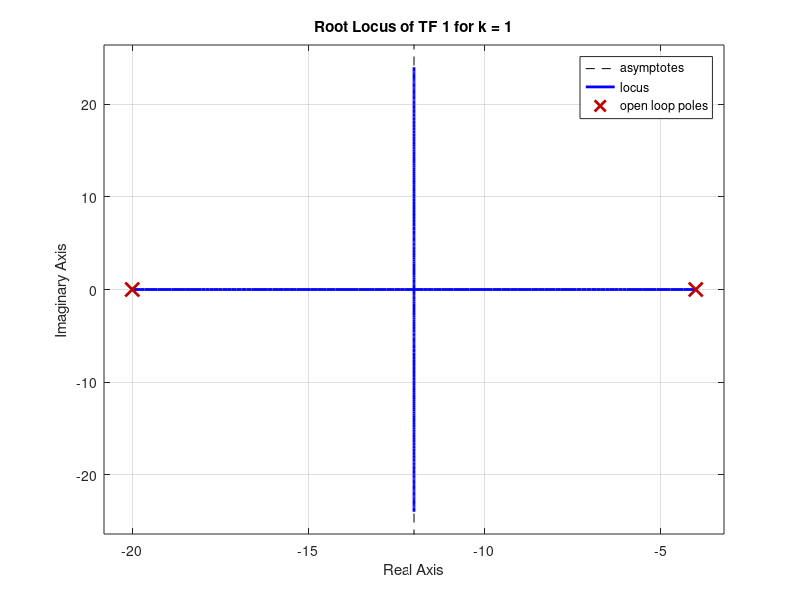
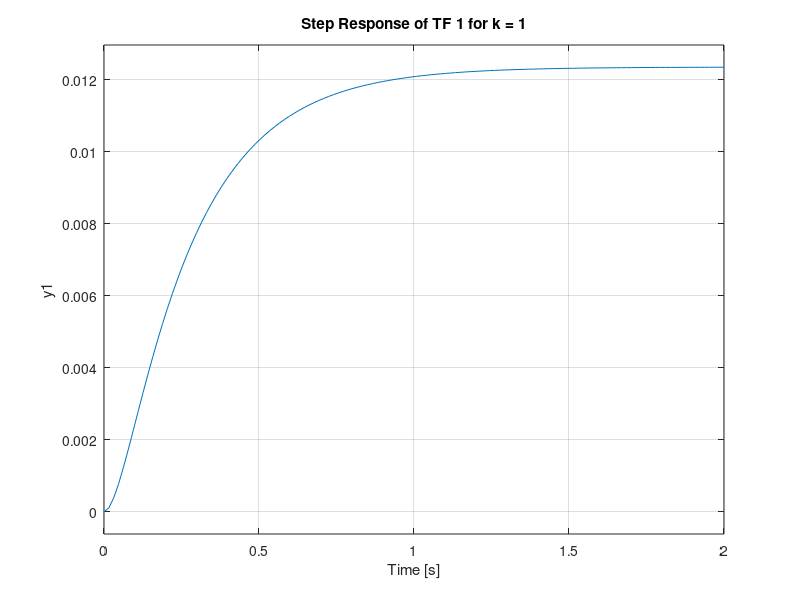
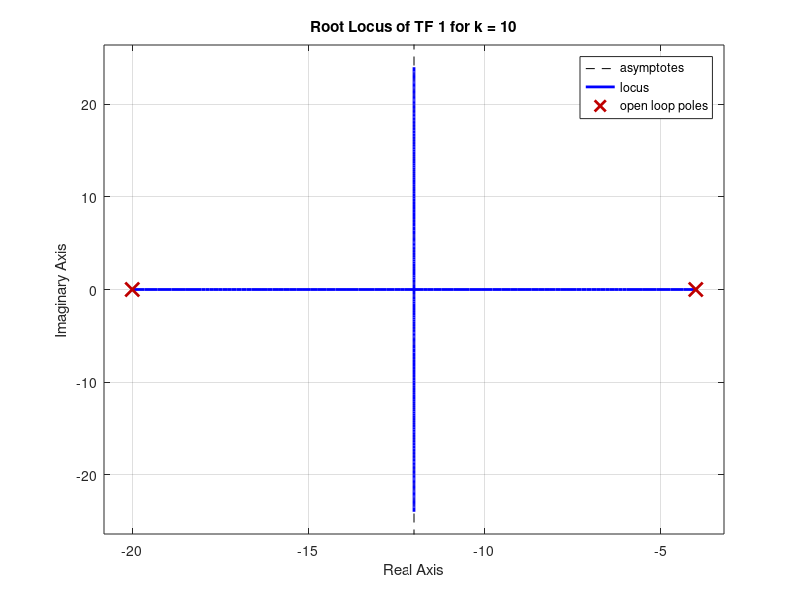
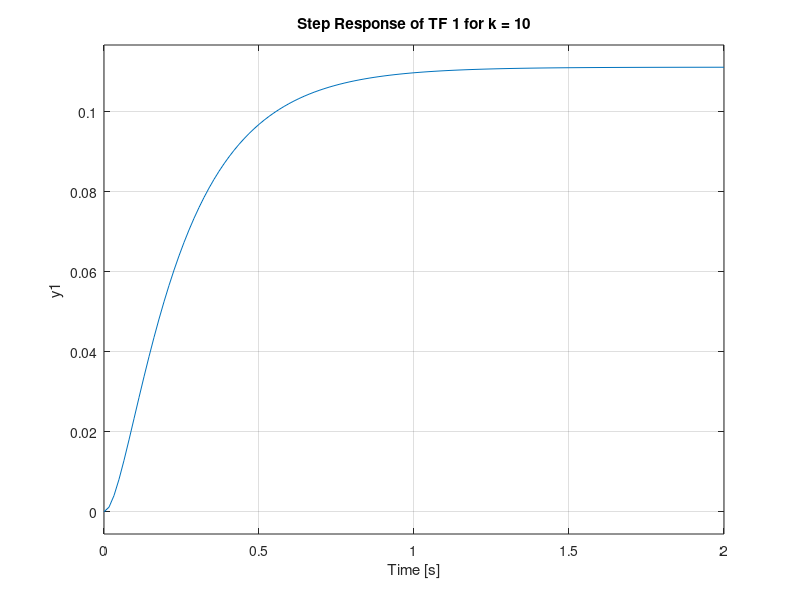

The MATLAB script that drew these images, in order:

% ----------- Transfer Function 1 -----------
% G(s)H(s) = k / [(s+4)(s+20)]

k_values = [1, 10, 100];
for i = 1:length(k_values)
    k = k_values(i);
    num = k;
    den = conv([1 4], [1 20]);  % (s+4)(s+20)
    sys = tf(num, den);

    figure;
    rlocus(sys);
    title(['Root Locus of TF 1 for k = ', num2str(k)]);

    figure;
    step(feedback(sys,1));
    title(['Step Response of TF 1 for k = ', num2str(k)]);
end

% ----------- Transfer Function 2 -----------
% G(s)H(s) = k / [s(s+4)(s+20)]

k_values = [0.1, 1, 10];
for i = 1:length(k_values)
    k = k_values(i);
    num = k;
    den = conv([1 0], conv([1 4], [1 20]));  % s*(s+4)*(s+20)
    sys = tf(num, den);

    figure;
    rlocus(sys);
    title(['Root Locus of TF 2 for k = ', num2str(k)]);

    figure;
    step(feedback(sys,1));
    title(['Step Response of TF 2 for k = ', num2str(k)]);
end

% ----------- Transfer Function 3 -----------
% G(s)H(s) = k(s+10) / [(s+4)(s+20)]

k_values = [0.1, 1, 10];
for i = 1:length(k_values)
    k = k_values(i);
    num = k * [1 10];  % (s+10)
    den = conv([1 4], [1 20]);  % (s+4)(s+20)
    sys = tf(num, den);

    figure;
    rlocus(sys);
    title(['Root Locus of TF 3 for k = ', num2str(k)]);

    figure;
    step(feedback(sys,1));
    title(['Step Response of TF 3 for k = ', num2str(k)]);
end
